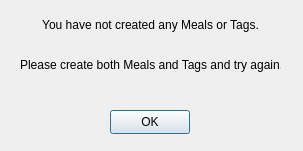
<?xml version="1.0" encoding="UTF-8"?>
<ui version="4.0">
 <class>CreatePlan_NoMealsOrTagsWarning</class>
 <widget class="QDialog" name="CreatePlan_NoMealsOrTagsWarning">
  <property name="geometry">
   <rect>
    <x>0</x>
    <y>0</y>
    <width>303</width>
    <height>151</height>
   </rect>
  </property>
  <property name="windowTitle">
   <string>Warning - No Meals or Tags</string>
  </property>
  <widget class="QLabel" name="label">
   <property name="geometry">
    <rect>
     <x>20</x>
     <y>10</y>
     <width>261</width>
     <height>71</height>
    </rect>
   </property>
   <property name="text">
    <string>&lt;html&gt;&lt;head/&gt;&lt;body&gt;&lt;p align=&quot;center&quot;&gt;You have not created any Meals or Tags.&lt;br/&gt;&lt;/p&gt;&lt;p align=&quot;center&quot;&gt;Please create both Meals and Tags and try again.&lt;/p&gt;&lt;/body&gt;&lt;/html&gt;</string>
   </property>
  </widget>
  <widget class="QPushButton" name="pushButton_OK">
   <property name="geometry">
    <rect>
     <x>110</x>
     <y>110</y>
     <width>80</width>
     <height>24</height>
    </rect>
   </property>
   <property name="text">
    <string>OK</string>
   </property>
  </widget>
 </widget>
 <resources/>
 <connections/>
</ui>
